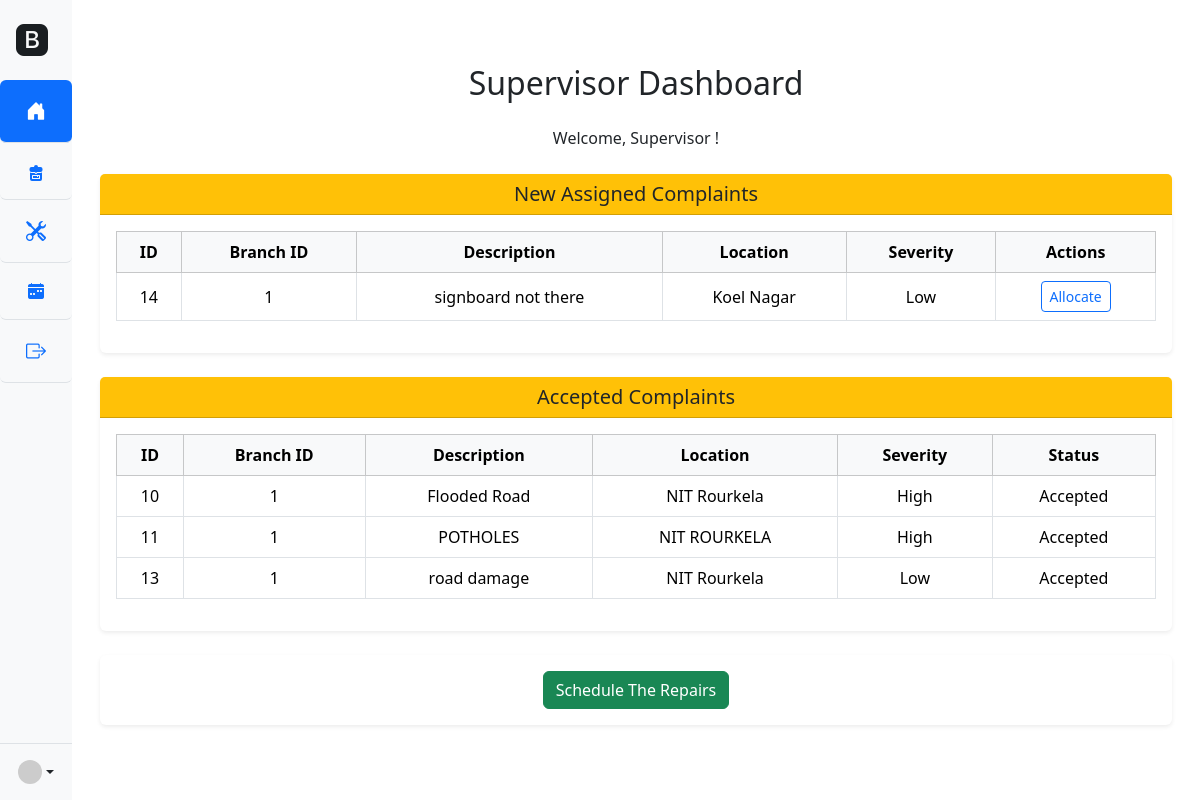
Screenshot of /supervisor/recived_complaints_list (signed in) with the database file from the repository.
### backend/app/models.py (models this page shows)
class Complaint(db.Model):
    __tablename__ = 'complaint'
    id: Mapped[int] = mapped_column(Integer, primary_key=True)
    clerk_id: Mapped[int] = mapped_column(Integer, ForeignKey('user.id'), nullable=False)
    residence_id: Mapped[int] = mapped_column(Integer, ForeignKey('user.id'), nullable=False)
    branch_office_id: Mapped[int] = mapped_column(Integer, ForeignKey('branch_office.id'), nullable=True)
    location: Mapped[str] = mapped_column(String(255), nullable=False)
    description: Mapped[str] = mapped_column(String(255), nullable=False)
    severity: Mapped[str] = mapped_column(String(50), nullable=False)
    status: Mapped[str] = mapped_column(String(50), nullable=False, default='unaccepted') #unaccepted, accepted, in_progress, completed
    date_reported: Mapped[DateTime] = mapped_column(DateTime, default=lambda: datetime.now(timezone.utc))
    repair = db.relationship('Repair', backref='complaint', lazy=True, uselist=False)

### backend/app/supervisor_routes.py (the view)
@supervisor_bp.route('/recived_complaints_list', methods=['GET'])
def home_page():
    user_branch_office_id = verify_login()
    unaccepted_complaints = db.session.query(Complaint).filter(Complaint.status == 'Unaccepted').all()
    accepted_complaints = db.session.query(Complaint).filter(Complaint.status == 'Accepted').all()
    return render_template("supervisor/supervisor.html", unaccepted_complaints=unaccepted_complaints, accepted_complaints=accepted_complaints)

### backend/app/supervisor_routes.py (called while the page is built)
def verify_login():
    if "user_id" not in session:
        flash("You need to log in first!", "warning")
        return redirect(url_for("main.login"))
    if session["user_type"] != "supervisor":
        flash("You are not authorized to access this page!", "danger")
        return redirect(url_for("main.home"))
    user_branch_office_id = db.session.query(BranchOffice).filter_by(supervisor_id=session["user_id"]).first().id
    if user_branch_office_id is None:
        flash("You are not authorized to access this page!", "danger")
        return redirect(url_for("main.home"))
    return user_branch_office_id

### frontend/templates/supervisor/supervisor.html (shortened to what this page needs)
{% extends "supervisor/base.html" %}
{% block content %}
<div class="container mt-5" id="supervisor-dashboard">
    <div class="container mt-4">
      <h2 class="text-center mb-4">Supervisor Dashboard</h2>
      <p class="text-center">Welcome, Supervisor <strong>{{ user }}</strong>!</p>
  </div>
  <div class="card shadow-sm border-0 mt-4">
    <div class="card-header bg-warning text-dark text-center">
      <h5 class="mb-0">New Assigned Complaints</h5>
    </div>
    <div class="card-body p-3">
      <div class="table-responsive">
        <table class="table table-bordered table-hover align-middle text-center">
          <thead class="table-light">
            <tr>
              <th>ID</th>
              <th>Branch ID</th>
              <th>Description</th>
              <th>Location</th>
              <th>Severity</th>
              <th>Actions</th>
            </tr>
          </thead>
          <tbody>
            {% for complaint in unaccepted_complaints %}
            <tr>
              <td>{{ complaint.id }}</td>
              <td>{{ complaint.branch_office_id or "N/A" }}</td>
              <td>{{ complaint.description }}</td>
              <td>{{ complaint.location }}</td>
              <td>{{ complaint.severity }}</td>
              <td>
                <a href="{{ url_for('supervisor.assign_repair', complaint_id=complaint.id) }}" class="btn btn-sm btn-outline-primary">
                  Allocate
                </a>
              </td>
            </tr>
            {% else %}
            <tr>
              <td colspan="6" class="text-muted">No assigned complaints found.</td>
            </tr>
            {% endfor %}
          </tbody>
        </table>
      </div>
    </div>
  </div>
  <div class="card shadow-sm border-0 mt-4">
    <div class="card-header bg-warning text-dark text-center">
      <h5 class="mb-0">Accepted Complaints</h5>
    </div>
    <div class="card-body p-3">
      <div class="table-responsive">
        <table class="table table-bordered table-hover align-middle text-center">
          <thead class="table-light">
            <tr>
              <th>ID</th>
              <th>Branch ID</th>
              <th>Description</th>
              <th>Location</th>
              <th>Severity</th>
              <th>Status</th>
            </tr>
          </thead>
          <tbody>
            {% for complaint in accepted_complaints %}
            <tr>
              <td>{{ complaint.id }}</td>
              <td>{{ complaint.branch_office_id or "N/A" }}</td>
              <td>{{ complaint.description }}</td>
              <td>{{ complaint.location }}</td>
              <td>{{ complaint.severity }}</td>
              <td>{{complaint.status}}</td>
            </tr>
            {% else %}
            <tr>
              <td colspan="6" class="text-muted">No assigned complaints found.</td>
            </tr>
            {% endfor %}
          </tbody>
        </table>
      </div>
    </div>
  </div>
  <div class="card shadow-sm border-0 mt-4">
    <div class="card-body text-center">
      <a href="{{ url_for('main.schedule_repairs') }}" class="btn btn-success">
        Schedule The Repairs
      </a>
    </div>
  </div>
</div>
{% endblock %}

### frontend/static/css/supervisor.css (style rules this page uses)
tr td, tr th { size: 8px; }

### rows the page displays
Complaint: id "14", branch_office "1", description "signboard not there", location "Koel Nagar", severity "Low"
Complaint: id "10", branch_office "1", description "Flooded Road", location "NIT Rourkela", severity "High", status "Accepted"
Complaint: id "11", branch_office "1", description "POTHOLES", location "NIT ROURKELA", severity "High", status "Accepted"
Complaint: id "13", branch_office "1", description "road damage", location "NIT Rourkela", severity "Low", status "Accepted"
